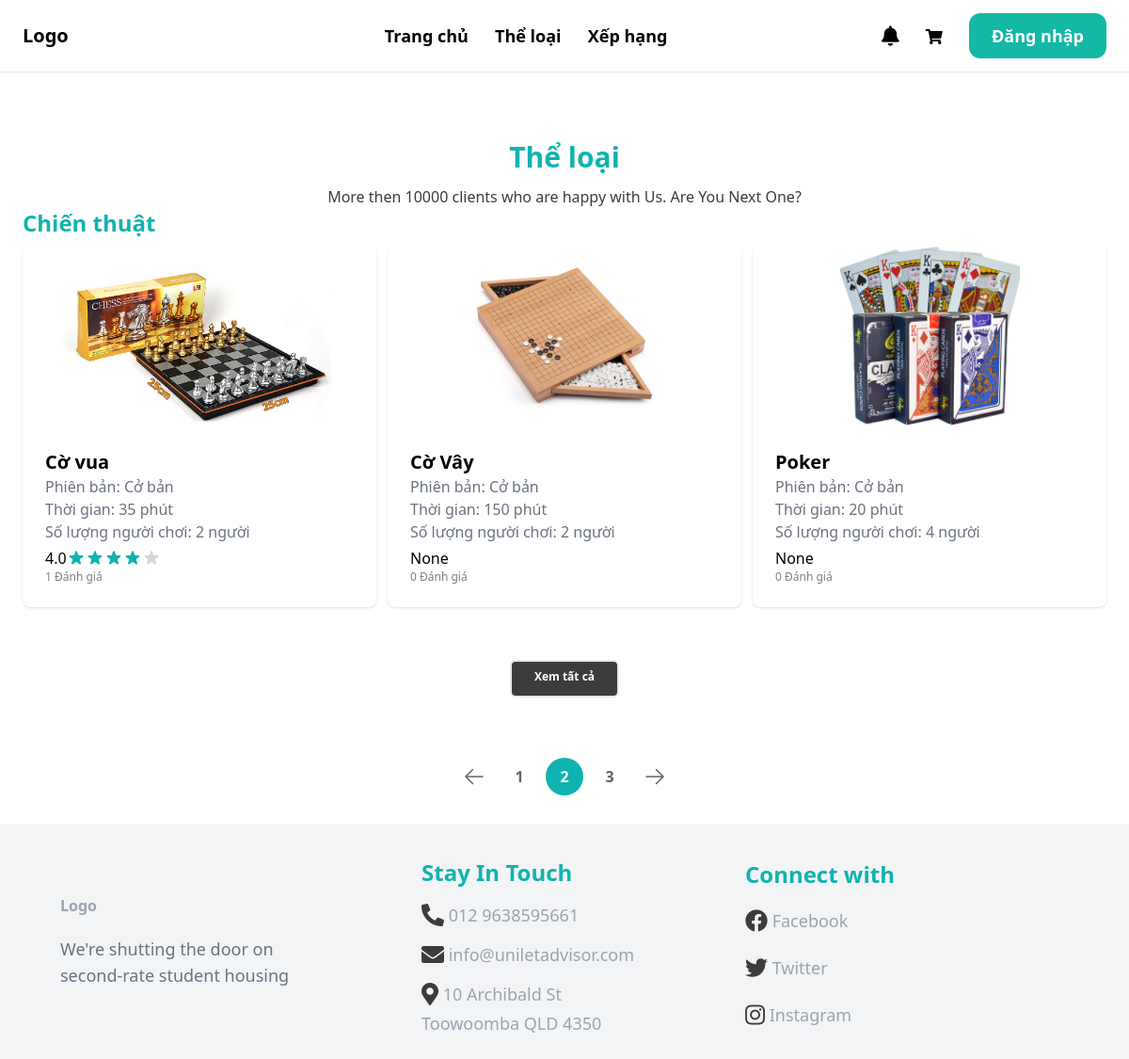
/allCategories/, run on the app's committed database.
### boardgame/models.py (models this page shows, shortened)
class Category(models.Model):
    title = models.CharField(max_length=100, default=None)
    cid = ShortUUIDField(unique=True, primary_key=True, prefix="cat", alphabet='1234567890', length=2, max_length=6)
    description = models.TextField(null=True, blank=True)
    class Meta:
        verbose_name_plural = 'Category'

class  Boardgame(models.Model):
    AGE_RATINGS = (
        ('G', 'Phổ biến'),
        ('7+', 'Trên 7 tuổi'),
        ('12+', 'Trên 12 tuổi'),
        ('16+', 'Trên 16 tuổi'),
        ('18+', 'Trên 18 tuổi'),
    )
    STATUS_BG = (
        ('out_of_stock', 'Boardgame này đã hết'),
        ('stocking', 'Boardgame này vẫn còn'),
    )
    bgid = ShortUUIDField(unique=True, primary_key=True, prefix="bg", alphabet='1234567890', length=2, max_length=6)
    user = models.ForeignKey(User, on_delete=models.SET_NULL, null=True)
    date = models.DateTimeField(default=timezone.now)
    category= models.ForeignKey(Category, on_delete=models.SET_NULL, null=True)
    version = models.ForeignKey(Version, on_delete=models.SET_NULL, null=True)
    title = models.CharField(max_length=100)
    image = models.ImageField(upload_to="user_directory_path")
    description = models.TextField(null=True, blank=True, default="This is the boardgame")
    rule = models.TextField(null=True, blank=True, default="This is rule for boardgame")
    age_rating = models.CharField(choices=AGE_RATINGS, max_length=5, default="G")
    people = models.IntegerField()
    play_time = models.IntegerField()
    price = models.DecimalField(max_digits=99999999999999, decimal_places=2)
    author = models.ForeignKey(Author, on_delete=models.SET_NULL, null=True, blank=True)
    producer = models.ForeignKey(Producer, on_delete=models.SET_NULL, null=True, blank=True)
    publication_year = models.IntegerField(default="2000")
    boardgame_status = models.CharField(choices=STATUS_BG, max_length=20, default="out_of_stock")
    in_stock = models.PositiveIntegerField(default=0)
    order = models.PositiveIntegerField(default=0)
    rental = models.PositiveIntegerField(default=0)
    total = models.PositiveIntegerField(default=0)
    class Meta:
        verbose_name_plural = "Boardgame"
    def get_average_rating(self):
        return self.reviews.aggregate(avg_rating=Avg('rating'))['avg_rating']
    @property
    def draw_average_stars(self):
        if (self.get_average_rating()):
            average_stars = int(self.get_average_rating())
            return range(0,average_stars)
    @property
    def draw_non_stars(self):
        if (self.get_average_rating()):
            average_stars = int(self.get_average_rating())
            return range(0,5-average_stars)

class Version(models.Model):
    title = models.CharField(max_length=100, default=None)
    vid = ShortUUIDField(unique=True, primary_key=True, prefix="ver", alphabet='1234567890', length=2, max_length=6)
    description = models.TextField(null=True, blank=True)
    class Meta:
        verbose_name_plural = 'Version'
    def __str__(self):
        return self.title

### core/views.py (the view)
# urls.py: path('allCategories/', views.allCategories, name='allCategories'),
def allCategories(request):
    categories = Category.objects.all()
    return render(request, 'core/allCategories.html',{
        'categories': categories,
    })

### templates/core/allCategories.html (shortened to what this page needs)
{% extends 'core/base.html' %}
{% load static %}
{% block content %}
    <div>
        <div class="text-center pt-12 text-3xl font-bold text-[#0FB3AF]">Thể loại</div>
        <div class="text-center pt-3 text-md text-[#3C3C3B] font-['Open Sans']">More then 10000 clients who are
            happy with Us. Are You Next One?</div>
    </div>
    <div class="grid grid-row-2 gap-2 ">
        {% for categori in categories %}
            <a href="{% url "core:category" categori.cid %}">
                <p class="text-left text-2xl font-bold text-[#0FB3AF]">{{ categori.title }}</p>
            </a>
            <div class="grid grid-cols-3 gap-3 ">
                {% for boardgame in categori.boardgame_set.all|slice:":3" %}
                    <div class="shadow bg-[#ffffff] rounded-lg">
                        <a href="{% url "boardgame:detail" boardgame.bgid %}" class="boardgame-info">
                            <div >
                                <img src="{{ boardgame.image.url }}" class="rounded-t-lg object-contain max-h-48 w-full transition " sizes="100vw">
                            </div>
                            <div class="p-6 rounded-b-xl bg-white-100">
                                <h2 class="text-xl font-bold">{{ boardgame.title }}</h2>
                                <p class="text-gray-500">Phiên bản: {{ boardgame.version }}</p>
                                <p class="text-gray-500">Thời gian: {{ boardgame.play_time }} phút</p>
                                <p class="text-gray-500">Số lượng người chơi: {{ boardgame.people }} người</p>
                                <div class="flex items-center pt-1">
                                    {{boardgame.get_average_rating}}
                                    {% for star in boardgame.draw_average_stars %}
                                        <svg aria-hidden="true" class="w-5 h-5 text-[#0FB3AF]" fill="currentColor" viewBox="0 0 20 20">
                                            <title> {{star}}</title>
                                            <path
                                                d="M9.049 2.927c.3-.921 1.603-.921 1.902 0l1.07 3.292a1 1 0 00.95.69h3.462c.969 0 1.371 1.24.588 1.81l-2.8 2.034a1 1 0 00-.364 1.118l1.07 3.292c.3.921-.755 1.688-1.54 1.118l-2.8-2.034a1 1 0 00-1.175 0l-2.8 2.034c-.784.57-1.838-.197-1.539-1.118l1.07-3.292a1 1 0 00-.364-1.118L2.98 8.72c-.783-.57-.38-1.81.588-1.81h3.461a1 1 0 00.951-.69l1.07-3.292z">
                                            </path>
                                        </svg>
                                    {% endfor %}
                                </div>
                                <div class="font-thin text-[#7E7E7E] font-['Open Sans'] text-xs">
                                    {{boardgame.reviews.all.count}} Đánh giá
                                </div>
                            </div>
                        </a>
                    </div>
                {% endfor %}
            </div>
            <div class=" grid  justify-items-center items-center pt-12 ">
                <a  href="{% url "core:category" categori.cid %}"
                    class="rounded-md h-10 border-2 border-primary px-6 py-2 text-xs font-bold bg-[#3C3C3B] text-white text-center hover:bg-[#3C3C3BCC] ">
                    Xem tất cả
                </a>
            </div>
        {% endfor %}
    </div>
    <div class="grid justify-items-center bg-white pt-16 flex items-center flex-wrap">
        <nav aria-label="Page navigation">
            <ul class="inline-flex space-x-2">
                <li><button
                        class="flex items-center justify-center w-10 h-10 text-[#3C3C3BCC]  rounded-full hover:bg-[#BFF5F3]">
                        <svg xmlns="http://www.w3.org/2000/svg" fill="none" viewBox="0 0 24 24" stroke-width="1.5"
                            stroke="currentColor" class="w-full h-full p-2">
                            <path stroke-linecap="round" stroke-linejoin="round"
                                d="M10.5 19.5L3 12m0 0l7.5-7.5M3 12h18" />
                        </svg>
                </li>
                <li><button
                        class="w-10 h-10 text-[#3C3C3BCC] font-bold font-[Open Sans] rounded-full hover:bg-[#BFF5F3]">1</button>
                </li>
                <li><button
                        class="w-10 h-10 text-white font-bold font-[Open Sans] bg-[#0FB3AF] rounded-full hover:bg-[#BFF5F3] ">2</button>
                </li>
                <li><button
                        class="w-10 h-10 text-[#3C3C3BCC] font-bold font-[Open Sans] rounded-full hover:bg-[#BFF5F3]">3</button>
                </li>
                <li><button
                        class="flex items-center justify-center w-10 h-10 text-[#3C3C3BCC] rounded-full hover:bg-[#BFF5F3]">
                        <svg xmlns="http://www.w3.org/2000/svg" fill="none" viewBox="0 0 24 24" stroke-width="1.5"
                            stroke="currentColor" class="w-full h-full p-2">
                            <path stroke-linecap="round" stroke-linejoin="round"
                                d="M13.5 4.5L21 12m0 0l-7.5 7.5M21 12H3" />
                        </svg>
                </li>
            </ul>
        </nav>
    </div>
{% endblock %}

### data on the page
Category: title "Chiến thuật"
Boardgame: image (picture), title "Cờ vua", version "Cở bản", play_time "35", people "2", get_average_rating "4.0", reviews.all.count "1"
Boardgame: image (picture), title "Cờ Vây", version "Cở bản", play_time "150", people "2", get_average_rating "None", reviews.all.count "0"
Boardgame: image (picture), title "Poker", version "Cở bản", play_time "20", people "4", get_average_rating "None", reviews.all.count "0"
